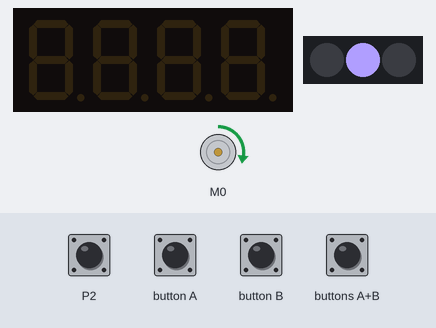
Bench run of a program on a simulated Calliope mini (MakeCode). Parts: 4-digit seven-segment display, DC motor (green arrow = forward, orange = backward, longer = faster), 3 RGB LEDs in strip order, left to right. The inputs (shaded band) are chosen by the test bench; at power-on: P2 HIGH.

Above: at 1.2 s.
1.3 s: buttons A+B pressed for 0.15 s
At 2.6 s:
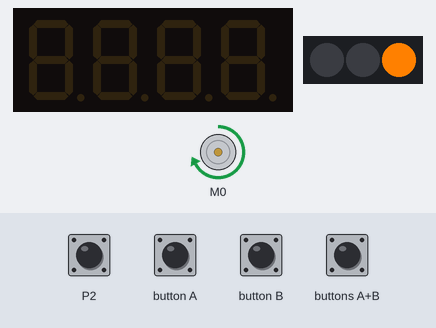
2.9 s: button A pressed for 0.15 s
At 3.9 s:
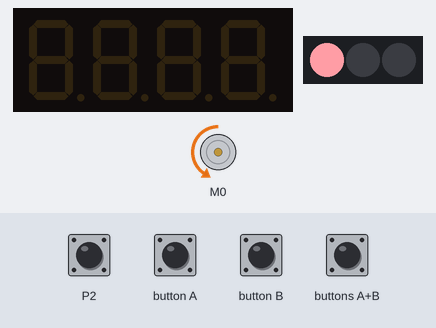
4.5 s: button B pressed for 0.15 s
At 5.1 s:
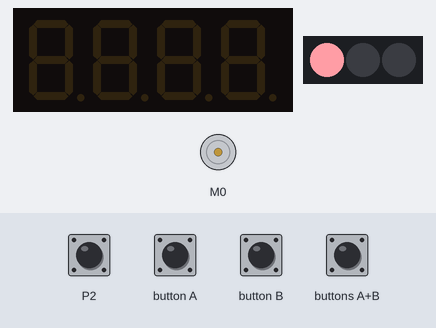
6.1 s: P2 pulled LOW for 0.15 s
At 7.4 s:
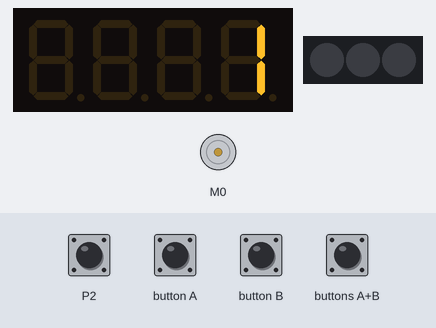
7.7 s: buttons A+B pressed for 1 s
At 9.9 s:
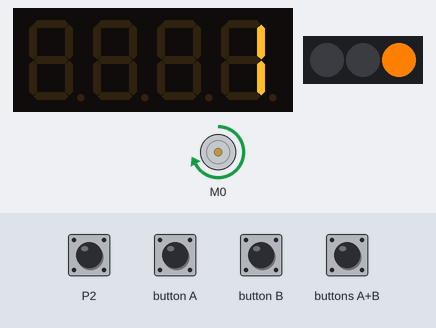
10.2 s: button A pressed for 0.15 s
At 10.7 s:
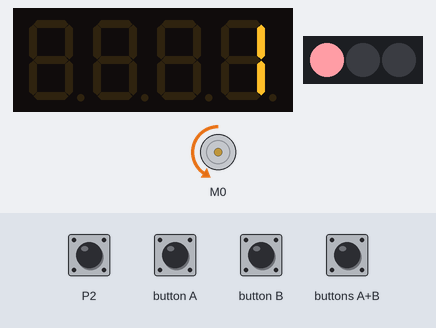
Timing chart, 0 to 12.8 s (numbered marks = the images above; inputs shaded):
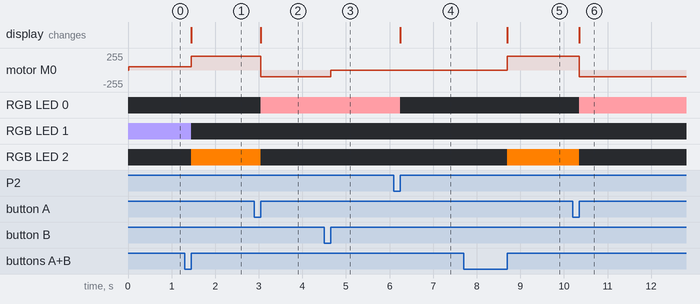

Measured:
- after the input at 1.3 s, motor M0: forward 51/255 → forward 204/255 after 0.15 s; RGB LED 1: RGB(176, 158, 255) → off after 0.15 s; RGB LED 2: off → RGB(255, 128, 0) after 0.15 s
- after the input at 2.9 s, motor M0: forward 204/255 → backward 102/255 after 0.15 s; RGB LED 0: off → RGB(255, 157, 165) after 0.15 s; RGB LED 2: RGB(255, 128, 0) → off after 0.15 s
- after the input at 4.5 s, motor M0: backward 102/255 → stopped after 0.15 s
- after the input at 6.1 s, RGB LED 0: RGB(255, 157, 165) → off after 0.15 s; the display: changes after 0.15 s (image 4)
- after the input at 7.7 s, motor M0: stopped → forward 204/255 after 1.0 s; RGB LED 2: off → RGB(255, 128, 0) after 1.0 s
- after the input at 10.2 s, motor M0: forward 204/255 → backward 102/255 after 0.15 s; RGB LED 0: off → RGB(255, 157, 165) after 0.15 s; RGB LED 2: RGB(255, 128, 0) → off after 0.15 s

The program:

main.ts
```typescript
input.onButtonEvent(Button.A, input.buttonEventClick(), function () {
    _("Uhr stellen langsam rückwärts")
    bUhrstellen = true
    motors.dualMotorPower(Motor.M0, -40)
    basic.setLedColors(0xff9da5, 0x000000, 0x000000)
})
input.onButtonEvent(Button.AB, input.buttonEventClick(), function () {
    _("Uhr stellen vorwärts")
    bUhrstellen = true
    motors.dualMotorPower(Motor.M0, 80)
    basic.setLedColors(0x000000, 0x000000, 0xff8000)
})
input.onButtonEvent(Button.B, input.buttonEventClick(), function () {
    _("Uhr stellen Stop")
    motors.dualMotorPower(Motor.M0, 0)
    bUhrstellen = false
    Minuten = 0
    Encoder = 0
})
pins.onPulsed(DigitalPin.P2, PulseValue.Low, function () {
    Encoder += 1
    if (Encoder >= Minuten * (Umdrehungen * 191 / 3)) {
        if (!(bUhrstellen)) {
            motors.dualMotorPower(Motor.M0, 0)
            basic.turnRgbLedOff()
        }
        o4digit.show(Encoder % 10000)
    }
})
function _ (Kommentar: string) {

}
input.onButtonEvent(Button.A, input.buttonEventValue(ButtonEvent.Hold), function () {
    MotorProzent += -5
    basic.showNumber(MotorProzent)
})
input.onButtonEvent(Button.B, input.buttonEventValue(ButtonEvent.Hold), function () {
    MotorProzent += 5
    basic.showNumber(MotorProzent)
})
let bUhrstellen = false
let MotorProzent = 0
let Encoder = 0
let Minuten = 0
let Umdrehungen = 0
let o4digit: grove.TM1637 = null
o4digit = grove.createDisplay(DigitalPin.C16, DigitalPin.C17)
o4digit.set(7)
pins.setPull(DigitalPin.P2, PinPullMode.PullUp)
Umdrehungen = 1
Minuten = 0
Encoder = 0
MotorProzent = 20
bUhrstellen = false
loops.everyInterval(60000, function () {
    if (!(bUhrstellen)) {
        Minuten += 1
        motors.dualMotorPower(Motor.M0, MotorProzent)
        basic.setLedColors(0x000000, 0xb09eff, 0x000000)
    }
})
```

test.ts
```typescript
// Hier kann man Tests durchführen; diese Datei wird nicht kompiliert, wenn dieses Paket als Erweiterung verwendet wird.
```
